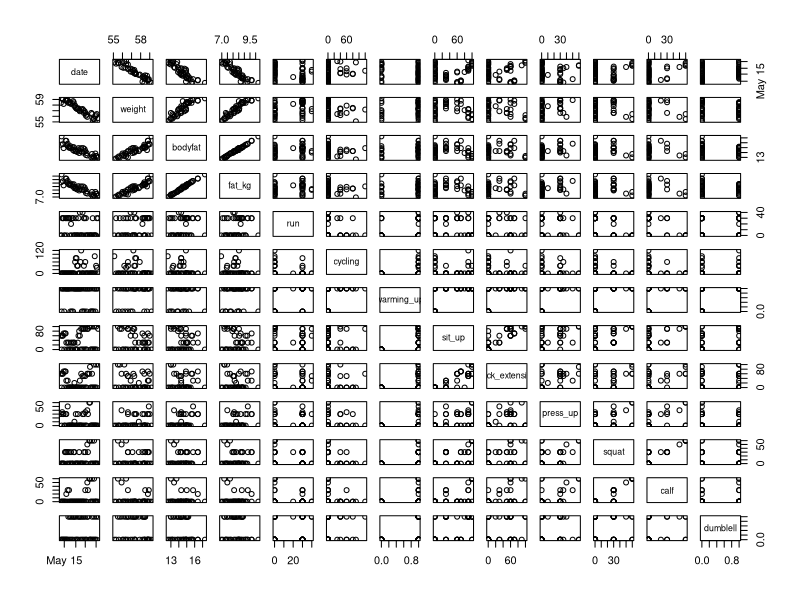
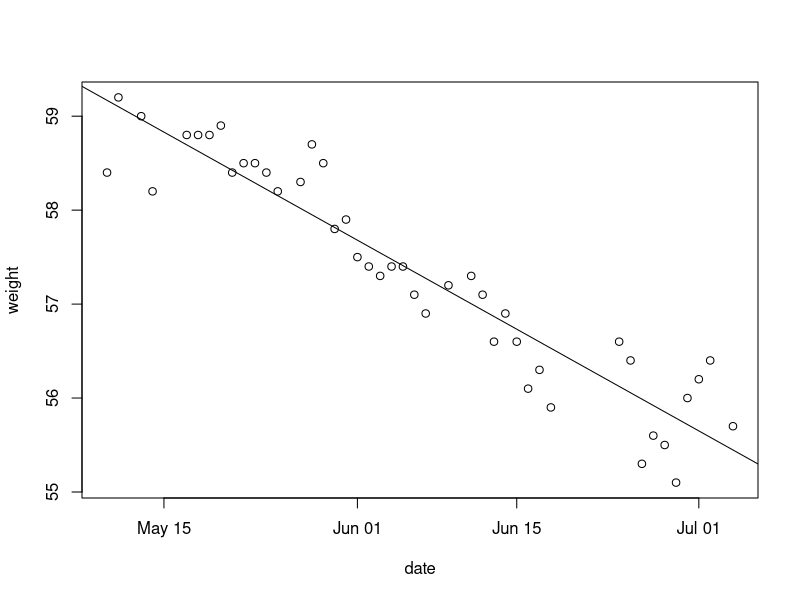
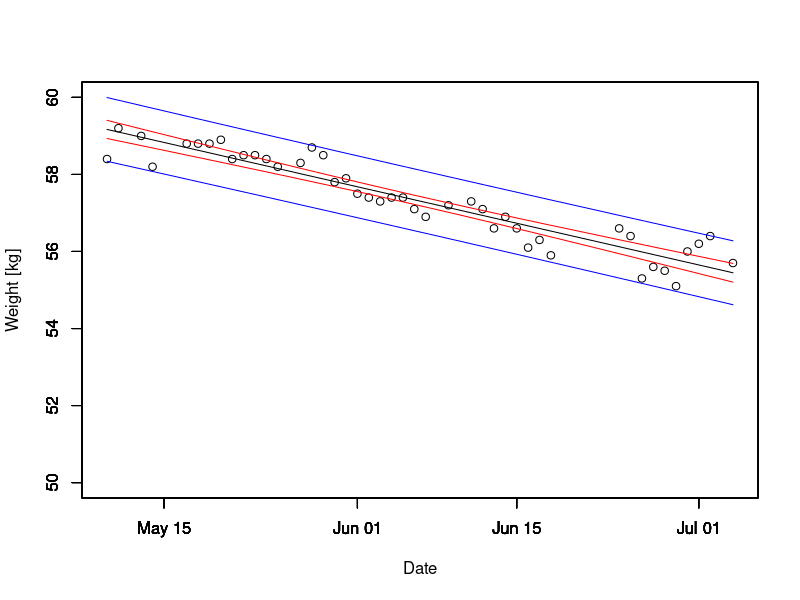
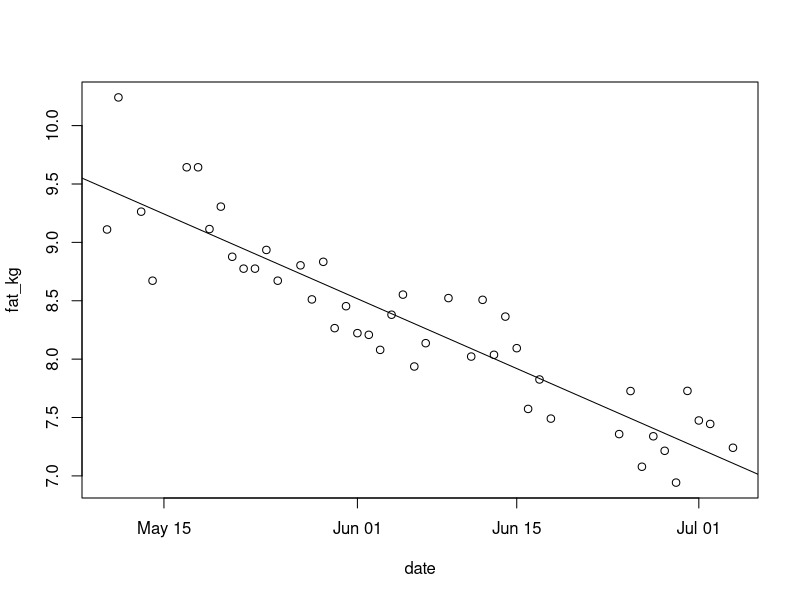
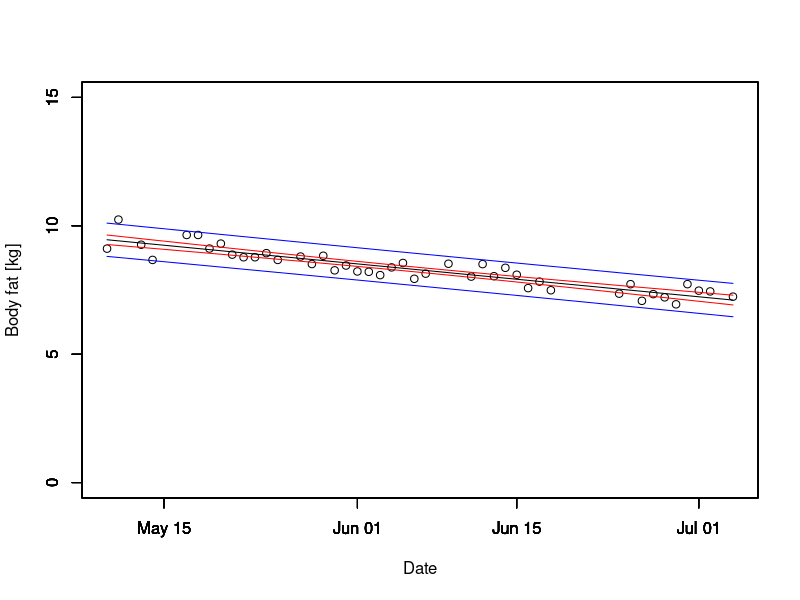

Generate these figures, in order, with R:
##############################################################################
#
#     データの読み込み（dataframe型として読み込み）
#
##############################################################################

training_data_df <- read.table("training_result.csv", header=T, sep=",")
print(head(training_data_df)) # 先頭6行分確認


# 要素名を修正 
# names(x) は 指定した要素の名前を書き換える
# c()はベクトルを生成する関数。
names(training_data_df) <- c(
    "date", "weight", "bodyfat",
    "fat_kg", "run", "cycling",
    "warming_up", "sit_up", "back_extension", 
    "press_up", "squat", "calf",
    "dumblell"
    )

print(head(training_data_df)) # 先頭6行分を再出力。解決。
training_data_df$date <- as.Date(training_data_df$date) # 日付をdate型に変換しておく。


##############################################################################
#
#    データの概要チェック
#
##############################################################################

# summary() で対象データの概要をチェックできる。
#     ・数値データの場合
#         Min.:       最小値
#         1st Qu.:    昇順ソート時 1/4 番目の値
#         Median:     中央値
#         Mean:       平均値
#         3rd Qu.:    昇順ソート時 3/4 番目の値
#         Max.:       最大値
#         NA's:       欠損値の数
#     ・テキストデータ等の場合
#         要素の数を数えてくれる。
print(summary(training_data_df))

# pairs() で 散布図行列 が描ける。各要素同士の関係の雰囲気が視覚的にわかる。
#     今回は2次元グラフだが、オプションを指定し3次元目の要素で色分け等も可能。
pairs(training_data_df)
# "date" 要素の列に着目すると、現状が見えてくる。
#     日付が経つにつれ、"Weight" と "bodyfat" が減少: 線形関係がありそう。
#     "run" と "cycling" はどちらかのみの場合が多そう。
#     筋トレ系は2 ~ 3日に1回のペースっぽい。    


##############################################################################
#
#    体重の変化を確認
#
##############################################################################

# 体重に関わるデータのみ subset() で切り出す。
 subset_weight_df <- subset(
    training_data_df,      # 切り出し元の dataframe 
    !is.na(weight),      # "weight" が NA でないもののみ
    c("date", "weight")  # "date" と "weight" 要素のみ
    )

# とりあえず、グラフにプロット。
plot(weight ~ date,data = subset_weight_df)

# 単回帰分析を行なってみる。 (y = ax + b [y: weight, x: date])
result_weight <- lm(weight ~ date,data = subset_weight_df)
print(result_weight)

# とりあえず分析結果をプロット
abline(result_weight) # 回帰式をプロット

# 回帰分析結果の概要をチェック
#    Residuals: y の予測値と実測値の残差（誤差）の最小値、
#               1/4、中央値、3/4、最大値。
#    Coefficients: 係数について。
#        (Intercept): b の値。切片。
#        date: a の値。傾き。1日あたりの体重の減少量。
#            Estimate: 予測した係数。
#            Std. Error: 標準誤差。
#            t value: t 値。自由度と合わせて、t分布表で
#                     有意かどうか確認できる。
#            Pr(>|t|): p 値。小さければ小さいほどよい。
#                      一般に p < 0.05 が有意かどうかの別れ目。
#    Residual standard error: 残差の分布が理論の仮定通りであるか検定するとき、
#                             使われる場合あり。 
#    Multiple R-sqared: 寄与率（x がどのぐらい y を説明しているか）。
#                       0.5 以上が目安。 
#    Adjusted R-squared: 調整済み寄与率。寄与率は説明変数が多くなるほど、
#                        値が大きくなるので補正してやる必要がある。
#                        単回帰分析では問題になりづらいが、
#                        重回帰分析ではこちらに注意。
#    F-statistic: F検定結果。人に見せられる推定結果なら
#                 F検定はパスして当然なので、たいてい無視される。
#    p-value: p 値。
#
#    重要なのは、p値と係数。
#
print(summary(result_weight))

# 信頼区間を算出
#     「測定・解析を全く同じやり方で100回繰り返したら、
#       95回は回帰直線はこの範囲を通ると考えられる」区間。
result_weight_confidence <- predict(
    result_weight,
    interval="confidence"
    )

# 予測区間を算出
#     「新たな測定を１００回繰り返したら、
#       95回はこの範囲に収まると考えられる」区間。
result_weight_predict <- predict(
    result_weight,
    interval="prediction"
    ) 

# プロットしてみる
#     黒：回帰式
#     赤：信頼区間
#     青：予測区間
date_start = "2013/05/10"
date_last = "2013/07/04"

plot(
    x=subset_weight_df$date,
    y=subset_weight_df$weight,
    xlim=c(as.Date(date_start), as.Date(date_last)),
    ylim=c(50, 60),
    ylab="Weight [kg]",
    xlab="Date"
)
par(new=T) # 前のグラフに上書き
plot(
    x=subset_weight_df$date,
    y=result_weight_confidence[,1],
    type="l",
    xlim=c(as.Date(date_start),as.Date(date_last)),
    ylim=c(50, 60),
    ylab="",
    xlab=""
)
par(new=T)
plot(
    x=subset_weight_df$date,
    y=result_weight_confidence[,2],
    type="l",
    xlim=c(as.Date(date_start),as.Date(date_last)),
    ylim=c(50, 60),
    ylab="",
    xlab="",
    col="red"
)
par(new=T)
plot(
    x=subset_weight_df$date,
    y=result_weight_confidence[,3],
    type="l",
    xlim=c(as.Date(date_start),as.Date(date_last)),
    ylim=c(50, 60),
    ylab="",
    xlab="",
    col="red"
)
par(new=T)
plot(
    x=subset_weight_df$date,
    y=result_weight_predict[,2],
    type="l",
    xlim=c(as.Date(date_start),as.Date(date_last)),
    ylim=c(50, 60),
    ylab="",
    xlab="",
    col="blue"
)
par(new=T)
plot(
    x=subset_weight_df$date,
    y=result_weight_predict[,3],
    type="l",
    xlim=c(as.Date(date_start),as.Date(date_last)),
    ylim=c(50, 60),
    ylab="",
    xlab="",
    col="blue"
)

# 体重は減少傾向にある！めでたい！
# しかし、本当に脂肪だけが減っているのだろうか？
# 体脂肪率から脂肪を算出して、同様に計算してみる。


##############################################################################
#
#    体脂肪の変化を確認
#
##############################################################################

# 体重・体脂肪に関わるデータのみ subset() で切り出す。 
subset_fat_df <- subset(
    training_data_df,      # 切り出し元の dataframe 
    !is.na(fat_kg),     # "weight" が NA でないもののみ (! は not)
    c("date","fat_kg")  # "date" と "fat_kg"
  )

# "date" と "bodyfat" のデータフレームができた。解析する。
# とりあえず、グラフにプロット。
plot(fat_kg ~ date, data = subset_fat_df)

# 単回帰分析を行なってみる。 (y = ax + b [y: fat_kg, x: date])
result_fat <- lm(fat_kg ~ date,data = subset_fat_df)
print(result_fat)

# とりあえず分析結果をプロット
abline(result_fat) # 回帰式をプロット

# 回帰分析結果の概要をチェック
print(summary(result_fat))

# 信頼区間を算出
result_fat_confidence <- predict(
    result_fat,
    interval="confidence"
    )

# 予測区間を算出
result_fat_predict <- predict(
    result_fat,
    interval="prediction"
    ) 

# プロットしてみる
#     黒：回帰式
#     赤：信頼区間
#     青：予測区間
plot(
    x=subset_fat_df$date,
    y=subset_fat_df$fat_kg,
    xlim=c(as.Date(date_start), as.Date(date_last)),
    ylim=c(0, 15),
    ylab="Body fat [kg]",
    xlab="Date",
)
par(new=T) # 前のグラフに上書き
plot(
    x=subset_fat_df$date,
    y=result_fat_confidence[,1],
    type="l",
    xlim=c(as.Date(date_start), as.Date(date_last)),
    ylim=c(0, 15),
    ylab="",
    xlab="",
)
par(new=T)
plot(
    x=subset_fat_df$date,
    y=result_fat_confidence[,2],
    type="l",
    xlim=c(as.Date(date_start), as.Date(date_last)),
    ylim=c(0,15),
    ylab="",
    xlab="",
    col="red"
)
par(new=T)
plot(
    x=subset_fat_df$date,
    y=result_fat_confidence[,3],
    type="l",
    xlim=c(as.Date(date_start), as.Date(date_last)),
    ylim=c(0, 15),
    ylab="",
    xlab="",
    col="red"
)
par(new=T)
plot(
    x=subset_fat_df$date,
    y=result_fat_predict[,2],
    type="l",
    xlim=c(as.Date(date_start), as.Date(date_last)),
    ylim=c(0, 15),
    ylab="",
    xlab="",
    col="blue"
)
par(new=T)
plot(
    x=subset_fat_df$date,
    y=result_fat_predict[,3],
    type="l",
    xlim=c(as.Date(date_start), as.Date(date_last)),
    ylim=c(0, 15),
    ylab="",
    xlab="",
    col="blue"
)

# 体脂肪も減少傾向にある！めでたい！
